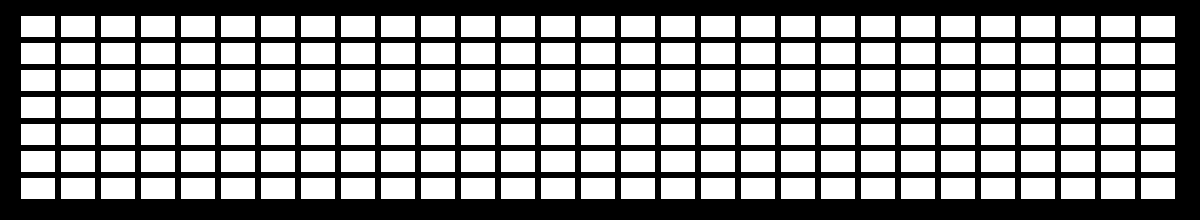
Frame 1 (no input)
Frame 60 (the mouse pressed at the canvas centre just before this capture): identical to frame 1, image omitted
Frame 120 (the mouse held since frame 60 and released just before this capture): identical to frame 1, image omitted

The Processing sketch that drew this single still picture (run headless with seeded random() and noise(); from frame 60 on, the mouse is pressed at the canvas centre):

// Processing sketch: Layout
// ── Layout.pde
App app;
void setup(){
  size(1200,220);
  app = new App();
  
}
void draw(){
  background(0);
  app.draw();
}
// ── App.pde
class App {
  Grid grid;
  Rect[] rectangles;
  App() {
    this.grid = new Grid(30, 8);
    this.rectangles = new Rect[(this.grid.wmax-1) * (this.grid.hmax-1)];
    for(int w = 0; w < this.grid.wmax-1; w++){
      for(int h = 0; h < this.grid.hmax-1; h++){     
        int i = (h * (this.grid.wmax-1)) + w;
        this.rectangles[i]= new Rect(this.grid, w, h,5);
      }
    }
  }
  
  
  void draw(){
    for(Rect r : this.rectangles){
      r.draw();
    }
    
  }
    
}
// ── Grid.pde
class Grid{
  PVector pos[][];
  float wmargin;
  float hmargin;
  float cellwidth;
  float cellheight;
  int wmax;
  int hmax;
  
  Grid(int wmax, int hmax){
    this.wmax = wmax;
    this.hmax = hmax;
    this.cellwidth = floor((width)/wmax);
    this.cellheight = floor((height)/hmax);
    this.wmargin = (width - (this.cellwidth * (wmax-1)))/2;
    this.hmargin = (height -(this.cellheight * (hmax-1)))/2;
    this.pos = new PVector[wmax][hmax];
    for(int h = 0; h < hmax; h++){
      for(int w = 0 ; w < wmax; w++){
        this.pos[w][h] = new PVector(this.wmargin +( w * this.cellwidth), this.hmargin + (h * this.cellheight));
      }
    }
  }
  void show(){
    stroke(255);
    strokeWeight(3);
    for(int h = 0; h < this.hmax; h++){
        for(int w = 0 ; w < this.wmax; w++){
          point(this.pos[w][h].x, this.pos[w][h].y);
        }
    }   
  }
}
// ── Rect.pde
class Rect {

  PVector pos;
  float rwidth;
  float rheight;
  float wmargin;
  float hmargin;
  Grid grid;
  color strokecolor;
  color fillcolor;
  float thickness;
  int stylenr = 0;

  Rect(PVector ppos, float pwidth, float pheight, Grid pgrid) {
    this.pos = ppos.copy();
    this.rwidth = pwidth;
    this.rheight = pheight;
    this.grid = pgrid;
    this.style(0);
  }
  Rect(Grid pgrid, int w, int h, int margin) {
    this.grid = pgrid;
    this.pos = this.grid.pos[w][h].copy();
    
    this.rwidth = this.grid.cellwidth - margin;
    this.rheight = this.grid.cellheight - margin;
    this.style(0);
  }

  void mouseOver() {
    
    if (mouseX > this.pos.x && mouseX < this.pos.x + this.rwidth) {
      if (mouseY > this.pos.y && mouseY < this.pos.y + this.rheight) {
        if(this.stylenr == 0){
          this.stylenr = 1;
        }
        else{
          this.stylenr = 0;
        }
      }
    }
  }

  void move(int hor, int vert) {
    this.pos.add(hor * grid.cellwidth, vert * grid.cellwidth);
  }

  void draw() {
    this.mouseOver();
    this.style(this.stylenr);
    rect(this.pos.x, this.pos.y, this.rwidth, this.rheight);
  }
  void style(int nr) {

    switch(nr) {
    case 0:
      {
        this.strokecolor = color(0);
        this.fillcolor = color(255);
        this.thickness = 1;
        break;
      }
    case 1:
      {
        this.strokecolor = color(0);
        this.fillcolor = color(255, 0, 0);
        this.thickness = 1;
        break;
      }
    }

    stroke(this.strokecolor);
    fill(this.fillcolor);
    strokeWeight(this.thickness);
  }
}
